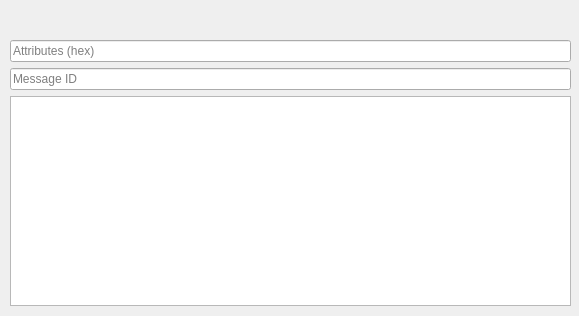
<?xml version="1.0" encoding="UTF-8"?>
<ui version="4.0">
 <class>BmgMessageSubWindow</class>
 <widget class="QMdiSubWindow" name="BmgMessageSubWindow">
  <property name="geometry">
   <rect>
    <x>0</x>
    <y>0</y>
    <width>579</width>
    <height>316</height>
   </rect>
  </property>
  <property name="sizePolicy">
   <sizepolicy hsizetype="Fixed" vsizetype="Fixed">
    <horstretch>0</horstretch>
    <verstretch>0</verstretch>
   </sizepolicy>
  </property>
  <property name="windowTitle">
   <string>MainWindow</string>
  </property>
  <widget class="QWidget" name="gridLayoutWidget">
   <property name="geometry">
    <rect>
     <x>10</x>
     <y>40</y>
     <width>561</width>
     <height>266</height>
    </rect>
   </property>
   <layout class="QGridLayout" name="gridLayout">
    <item row="0" column="0">
     <widget class="QLineEdit" name="lineEditMessageAttributes">
      <property name="placeholderText">
       <string>Attributes (hex)</string>
      </property>
     </widget>
    </item>
    <item row="3" column="0">
     <widget class="QTextEdit" name="textEditMessage"/>
    </item>
    <item row="1" column="0">
     <widget class="QLineEdit" name="lineEditMessageId">
      <property name="sizePolicy">
       <sizepolicy hsizetype="Preferred" vsizetype="Fixed">
        <horstretch>0</horstretch>
        <verstretch>0</verstretch>
       </sizepolicy>
      </property>
      <property name="placeholderText">
       <string>Message ID</string>
      </property>
     </widget>
    </item>
   </layout>
  </widget>
 </widget>
 <customwidgets>
  <customwidget>
   <class>QMdiSubWindow</class>
   <extends>QWidget</extends>
   <header>qmdisubwindow.h</header>
   <container>1</container>
  </customwidget>
 </customwidgets>
 <resources/>
 <connections/>
</ui>
